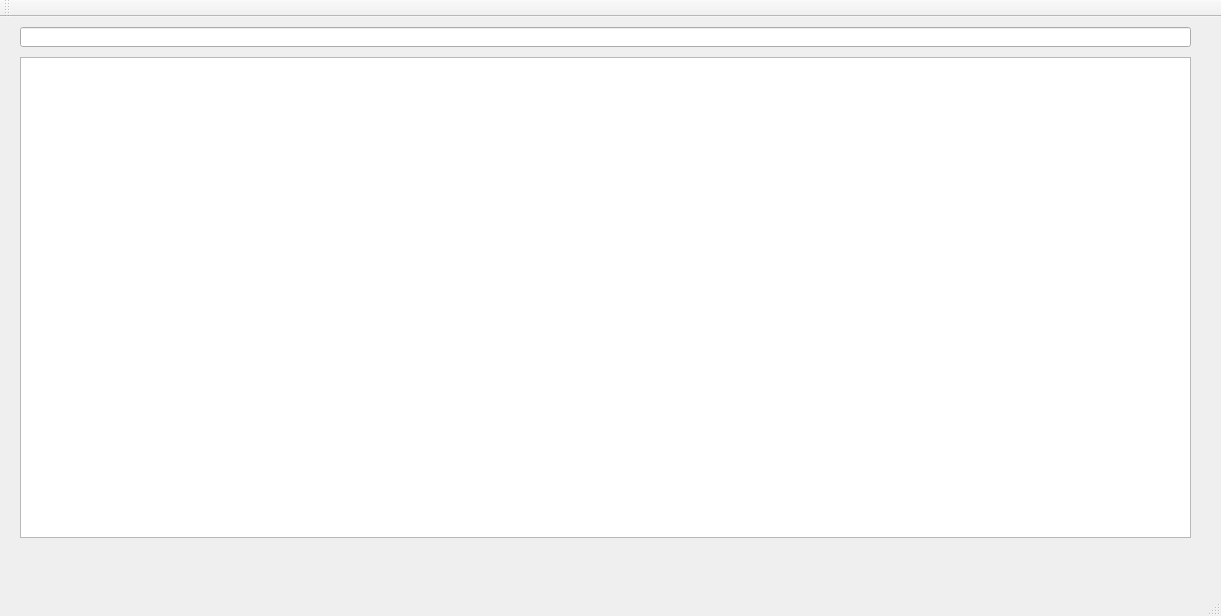
<?xml version="1.0" encoding="UTF-8"?>
<ui version="4.0">
 <class>GitWidget</class>
 <widget class="QMainWindow" name="GitWidget">
  <property name="geometry">
   <rect>
    <x>0</x>
    <y>0</y>
    <width>1221</width>
    <height>616</height>
   </rect>
  </property>
  <property name="windowTitle">
   <string>GitWidget</string>
  </property>
  <widget class="QWidget" name="centralWidget">
   <widget class="QLineEdit" name="lineEdit">
    <property name="geometry">
     <rect>
      <x>20</x>
      <y>10</y>
      <width>1171</width>
      <height>20</height>
     </rect>
    </property>
   </widget>
   <widget class="QTextEdit" name="textEdit">
    <property name="geometry">
     <rect>
      <x>20</x>
      <y>40</y>
      <width>1171</width>
      <height>481</height>
     </rect>
    </property>
   </widget>
  </widget>
  <widget class="QMenuBar" name="menuBar">
   <property name="geometry">
    <rect>
     <x>0</x>
     <y>0</y>
     <width>1221</width>
     <height>21</height>
    </rect>
   </property>
  </widget>
  <widget class="QToolBar" name="mainToolBar">
   <attribute name="toolBarArea">
    <enum>TopToolBarArea</enum>
   </attribute>
   <attribute name="toolBarBreak">
    <bool>false</bool>
   </attribute>
  </widget>
  <widget class="QStatusBar" name="statusBar"/>
 </widget>
 <layoutdefault spacing="6" margin="11"/>
 <resources/>
 <connections/>
</ui>
